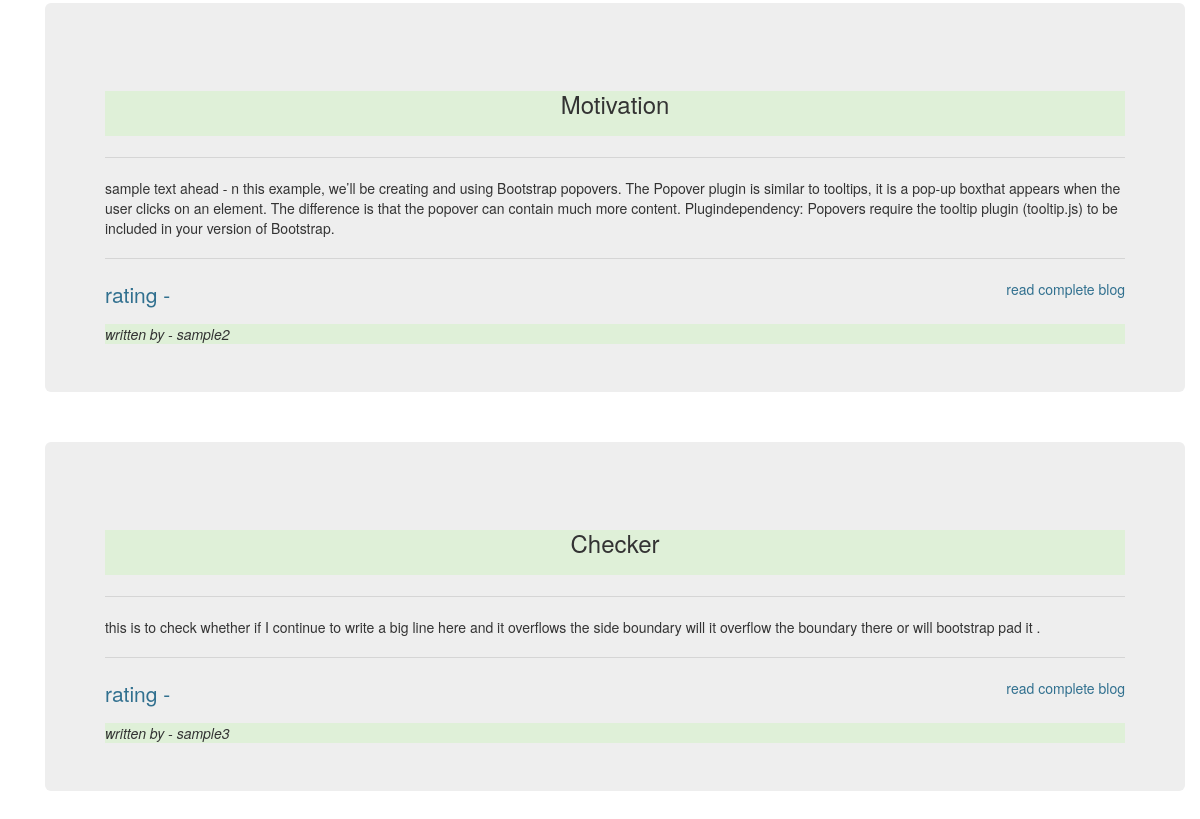
Before: /blog/view_all/ (lower part) with the older database file.
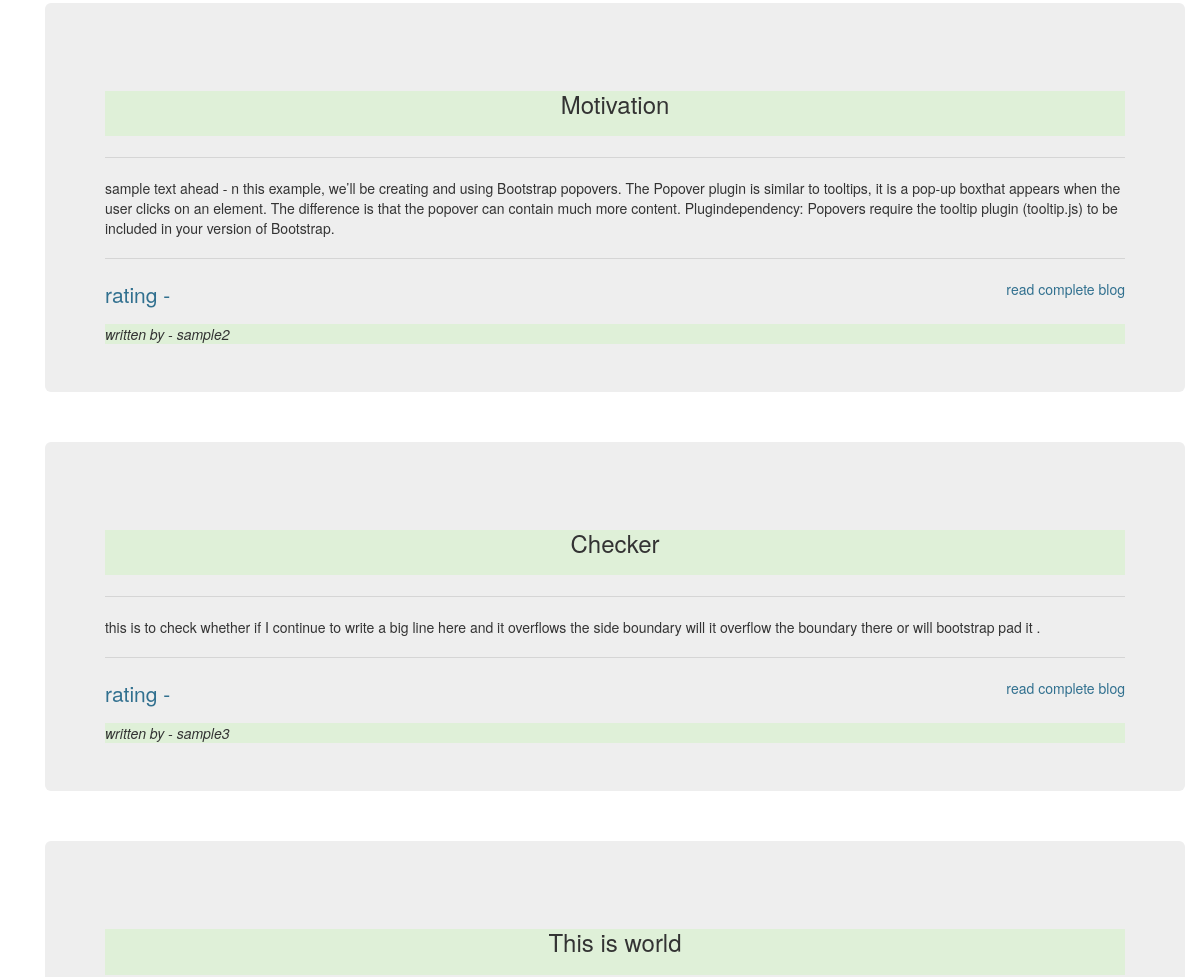
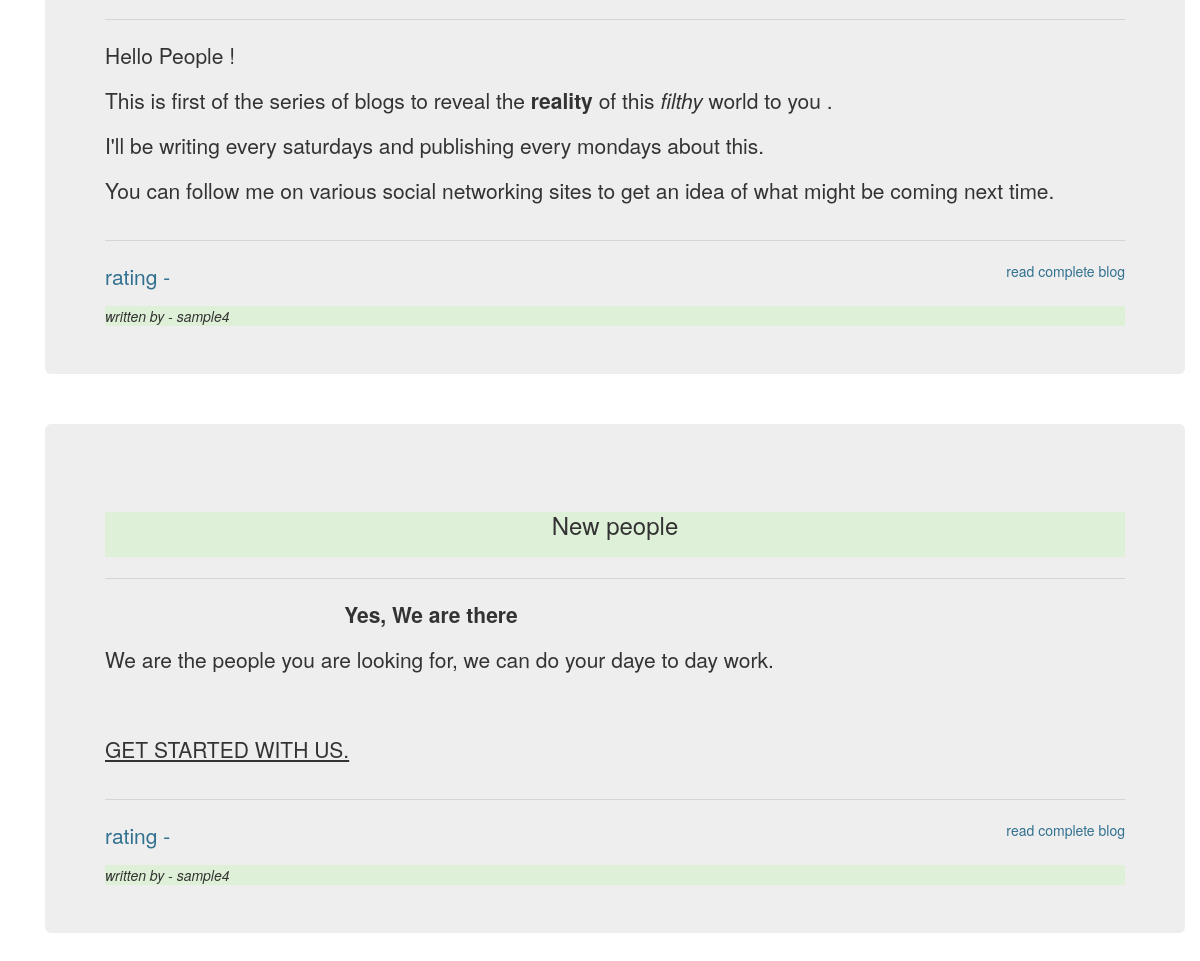
After: the same page with the newer database file (2 pictures, top to bottom).
### blog/models.py (models this page shows, shortened)
class Blog(models.Model):
    author = models.ForeignKey(User, on_delete=models.CASCADE)
    title = models.CharField(max_length=150)
    content = tinymce_models.HTMLField()
    created_on = models.DateTimeField()

### blog/views.py (the view)
class ViewAll(ListView) :
    template_name = 'blog/view_all_blogs.html'
    def get_queryset(self):
        queryset = Blog.objects.all()
        for i in queryset :
            splt_content_list = i.content.split('\r\n')
            ret = ""
            for j in splt_content_list:
                ret = ret + j
                if len(ret) > 300:
                    break
            print "*"
            print ret
            print "$"
            i.content = ret
        return queryset

### templates/blog/view_all_blogs.html (shortened to what this page needs)
{% extends 'base.html' %}
{% block contents %}
    <div class="container">
        {% for obj in object_list %}
            <div class="jumbotron " style="margin-top:50px;">
                <div class="content-header bg-success text-center page-header">
                    <h3>{{ obj.title | capfirst }}</h3>
                </div>
                <hr>
                <div class="content" style="width:100%; overflow:hidden;">
                    {{ obj.content | safe }}
                </div>
                <hr>
                <div class="content-footer">
                    <div class="row">
                        <div class="text-left col-md-8">
                                <p class="text-info">rating - {{ obj.rating }}</p>
                        </div>
                        <div class="text-right col-md-4">
                                <a class="text-info" href="{% url 'single_blog' obj.id %}">read complete blog</a>
                        </div>
                    </div>
                    <div class="bg-success">
                        <i>written by - {{ obj.author.username }}</i>
                    </div>
                </div>
            </div>
        {% endfor %}
    </div>
{% endblock contents %}

Changed rows visible on the page:
added Blog: title "This is world", content "Hello People ! This is first of the series of blogs to reveal the reality of this filthy world to you . I'll be writing every saturdays and publishing every mondays about this. You can follow me on various social networking sites to get an idea of what might be coming next time.", author.username "sample4"
added Blog: title "New people", content "Yes, We are there We are the people you are looking for, we can do your daye to day work. GET STARTED WITH US.", author.username "sample4"
